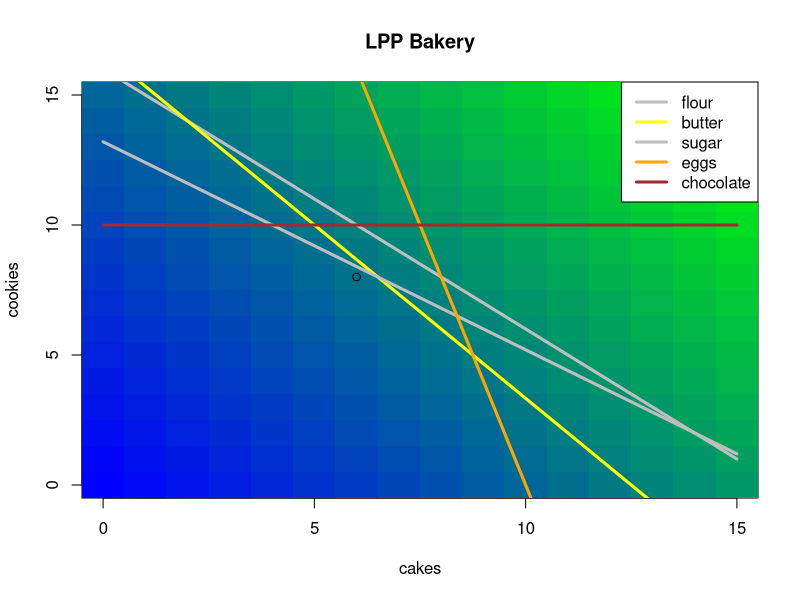

Source code (R):
# Using LPSolve to decide what to bake to maximise
# sales from available resources
library(lpSolve)

# Items available in the cupboard :
itemTypes = c("flour","butter","sugar","eggs","chocolate")
cupboard.flour = 4000
cupboard.butter = 2500
cupboard.sugar = 3300
cupboard.eggs = 40
cupboard.chocolate = 1500

# Cake recipe :
cake.flour = 250
cake.butter = 200
cake.sugar = 200
cake.eggs = 4
cake.chocolate = 0
cake.value = 3

# Cookie recipe :
cookie.flour = 250
cookie.butter = 150
cookie.sugar = 250
cookie.eggs = 1
cookie.chocolate = 150
cookie.value = 2.4

# Maximise the money made from selling cakes and cookies
f.obj <- c(cake.value, cookie.value)
# Subject to the constraint of only using resources in the cupboard 
f.con <- matrix (c(cake.flour, cookie.flour,
                   cake.butter, cookie.butter,
                   cake.sugar, cookie.sugar,
                   cake.eggs,   cookie.eggs,
                   cake.chocolate, cookie.chocolate,
                   1,   0,
                   0,   1), nrow=7, byrow=TRUE)
f.dir <- c("<=","<=","<=","<=","<=",">=",">=")
f.rhs <- c(cupboard.flour, cupboard.butter, cupboard.sugar,
           cupboard.eggs, cupboard.chocolate,0,0)

# In what proprtion should we bake each of the goods?
bakeQuantities = floor(lp ("max", f.obj, f.con, f.dir, f.rhs)$solution)

# How much sales can be made with the available resources?
sum(f.obj * bakeQuantities)

# Plot the constraints and value of each combination
cakes = 0:15
flour =   (cupboard.flour-cakes*cake.flour)/cookie.flour
butter =  (cupboard.butter-cakes*cake.butter)/cookie.butter
sugar =   (cupboard.sugar-cakes*cake.sugar)/cookie.sugar
eggs =    (cupboard.eggs-cakes*cake.eggs)/cookie.eggs          
chocolate = rep(cupboard.chocolate/cookie.chocolate,length(cakes))

cookies = cakes

values = matrix(data = rep(0,length(cakes)^2),nrow=length(cakes))

for (cake in 1:length(cakes)){
  for (cookie in 1:length(cookies)) {
    values[cake,cookie] = cakes[cake] * 3 + cookies[cookie] * 2
  }
}


# Show a heat map of the value of the combination of items
colsFunc = colorRampPalette(c("blue", "green"))
cols = colsFunc(300)
image(cakes,cookies,values,col = cols, main="LPP Bakery")
# Show the constraint on number of baked goods that can be produced
lines(cakes,flour,type="l",col="grey",lwd=3)
lines(cakes,butter,type="l",col="yellow",lwd=3)
lines(cakes,sugar,type="l",col="grey",lwd=3)
lines(cakes,eggs,type="l",col="orange",lwd=3)
lines(cakes,chocolate,type="l",col="brown",lwd=3)
# Show the most valuable possible combination of goods to bake
points(bakeQuantities[1],bakeQuantities[2])

legend("topright", legend=itemTypes, lty=1, lwd=3,
       col=c("grey", "yellow", "grey", "orange", "brown"))
